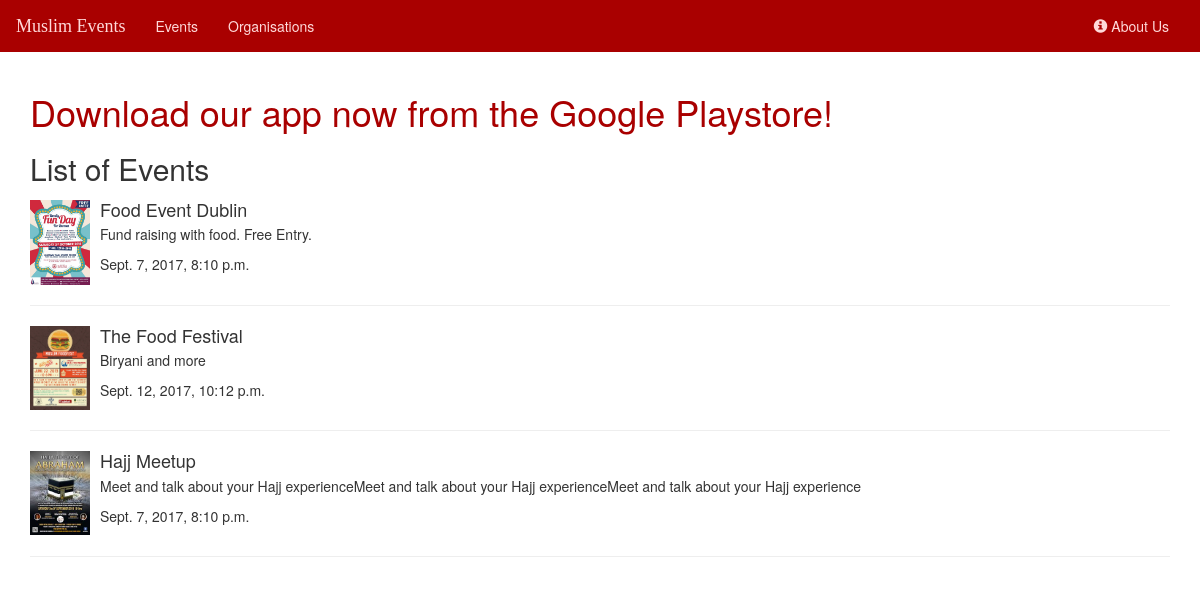
The page / on the database its author committed.
### home/models.py (models this page shows, shortened)
class Event(models.Model):
    organisation = models.ForeignKey(Organisation, on_delete=models.CASCADE)
    name = models.CharField(max_length=100)
    description = models.CharField(max_length=5000)
    image = models.FileField()
    start = models.DateTimeField(default=timezone.now)
    end = models.DateTimeField(default=timezone.now)

### home/views.py (the view)
# urls.py: url(r'^$', views.index, name='index'),
def index(request):
    all_orgs = Organisation.objects.all()
    all_events = Event.objects.all()
    context = {
        'all_orgs': all_orgs,
        'all_events': all_events,
    }
    return render(request, 'home/index.html', context)

### home/templates/home/index.html
{% extends 'home/base.html' %}
{% block body %}
    <h2>List of Events</h2>
        {% if all_events %}
            <div class="media">
                {%  for event in all_events %}
                    <div class="media-left">
                        <a href="/{{ event.id }}">
                        <img src="{{ event.image.url }}" class="media-object" style="width:60px">
                        </a>
                    </div>
                    <div class="media-body">
                        <h4 class="media-heading">{{ event.name }}</h4>
                        <p>{{ event.description }}</p>
                        <p>{{ event.start }}</p>
                    </div>
                    <hr>
                {% endfor %}
            </div>
        {% else %}
            <h3>No events available</h3>
        {% endif %}
{% endblock %}

### home/static/home/style.css (style rules this page uses)
a:link { color: #a90000 }

### rows shown on the page
Event: image (picture), name "Food Event Dublin", description "Fund raising with food. Free Entry.", start "Sept. 7, 2017, 8:10 p.m."
Event: image (picture), name "The Food Festival", description "Biryani and more", start "Sept. 12, 2017, 10:12 p.m."
Event: image (picture), name "Hajj Meetup", description "Meet and talk about your Hajj experienceMeet and talk about your Hajj experienceMeet and talk about your Hajj experience", start "Sept. 7, 2017, 8:10 p.m."
